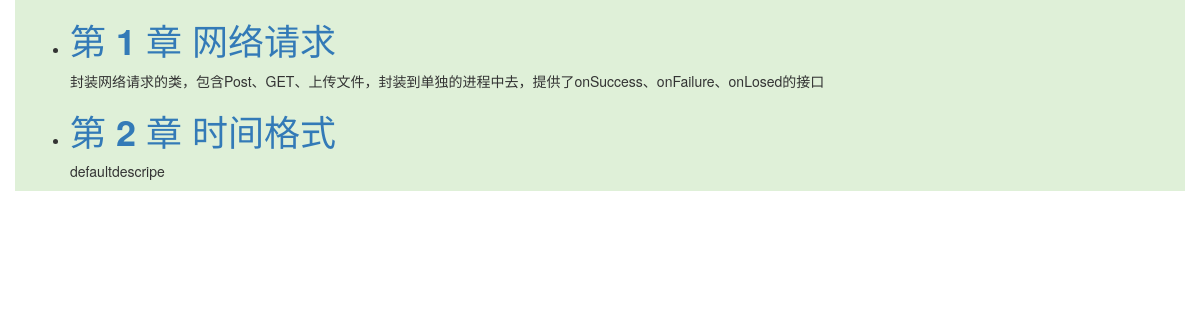
The app's page /androidUtil/chapter/ with its own data.
### helloAndroidUtil/models.py (models this page shows, shortened)
class Chapter(models.Model):
    chapter_name = models.CharField(max_length=200)
    chapter_lsno = models.IntegerField()
    chapter_descripe = models.TextField()

### helloAndroidUtil/views.py (the view)
# urls.py: path("chapter/", views.chapter),
def chapter(request):
    chapter_list = Chapter.objects.all()
    template = loader.get_template('helloAndroidUtil/chapter_index.html')
    context = {
        'chapters_list': chapter_list
    }
    return HttpResponse(template.render(context, request))

### helloAndroidUtil/templates/helloAndroidUtil/chapter_index.html (shortened to what this page needs)
<!DOCTYPE html>
<html lang="en">
<head>
    {% load static %}
    <link rel="stylesheet" type="text/css" href="{% static 'helloAndroidUtil/bootstrap.css' %}"/>
</head>
<body>
<div class=" container bg-success">
    {% if chapters_list %}
    <ul class="">
        {% for chapter in chapters_list %}
        <li>
            <a class="" href="/androidUtil/chapter/{{ chapter.chapter_lsno }}"><h1> 第 <strong>
                {{ chapter.chapter_lsno }}</strong> 章 {{ chapter.chapter_name }}</h1></a>
            <p class="">{{ chapter.chapter_descripe }}</p>
        </li>
        {% endfor %}
    </ul>
    {% endif %}
</div>
</body>
</html>

### records on screen
Chapter: chapter_lsno "1", chapter_name "网络请求", chapter_descripe "封装网络请求的类，包含Post、GET、上传文件，封装到单独的进程中去，提供了onSuccess、onFailure、onLosed的接口"
Chapter: chapter_lsno "2", chapter_name "时间格式", chapter_descripe "defaultdescripe"
